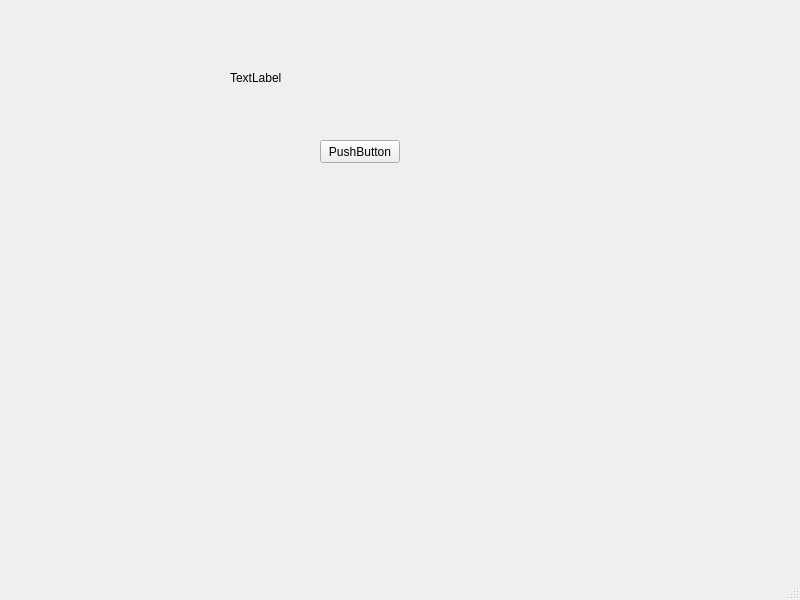
<?xml version="1.0" encoding="UTF-8"?>
<ui version="4.0">
 <class>MainWindow</class>
 <widget class="QMainWindow" name="MainWindow">
  <property name="geometry">
   <rect>
    <x>0</x>
    <y>0</y>
    <width>800</width>
    <height>600</height>
   </rect>
  </property>
  <property name="windowTitle">
   <string>MainWindow</string>
  </property>
  <widget class="QWidget" name="centralwidget">
   <widget class="QPushButton" name="pushButton">
    <property name="geometry">
     <rect>
      <x>320</x>
      <y>140</y>
      <width>80</width>
      <height>23</height>
     </rect>
    </property>
    <property name="text">
     <string>PushButton</string>
    </property>
   </widget>
   <widget class="QLabel" name="label">
    <property name="geometry">
     <rect>
      <x>230</x>
      <y>70</y>
      <width>57</width>
      <height>15</height>
     </rect>
    </property>
    <property name="text">
     <string>TextLabel</string>
    </property>
   </widget>
  </widget>
  <widget class="QMenuBar" name="menubar">
   <property name="geometry">
    <rect>
     <x>0</x>
     <y>0</y>
     <width>800</width>
     <height>20</height>
    </rect>
   </property>
  </widget>
  <widget class="QStatusBar" name="statusbar"/>
 </widget>
 <resources/>
 <connections/>
</ui>
